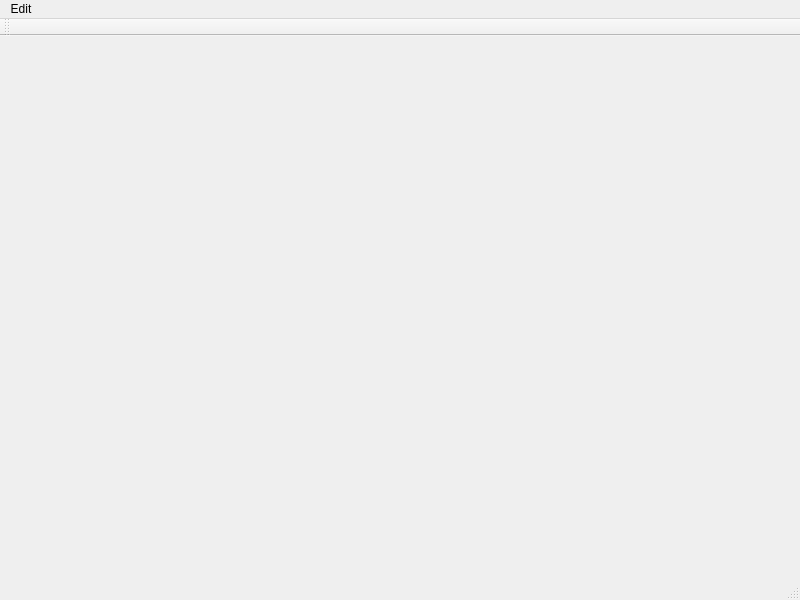
<?xml version="1.0" encoding="UTF-8"?>
<ui version="4.0">
 <class>TextToolDialog</class>
 <widget class="QMainWindow" name="TextToolDialog">
  <property name="geometry">
   <rect>
    <x>0</x>
    <y>0</y>
    <width>800</width>
    <height>600</height>
   </rect>
  </property>
  <property name="windowTitle">
   <string>Text tool</string>
  </property>
  <widget class="QWidget" name="centralwidget"/>
  <widget class="QMenuBar" name="menubar">
   <property name="geometry">
    <rect>
     <x>0</x>
     <y>0</y>
     <width>800</width>
     <height>26</height>
    </rect>
   </property>
   <widget class="QMenu" name="menuEdit">
    <property name="title">
     <string>Edit</string>
    </property>
   </widget>
   <addaction name="menuEdit"/>
  </widget>
  <widget class="QStatusBar" name="statusbar"/>
  <widget class="QToolBar" name="toolBar">
   <property name="windowTitle">
    <string>toolBar</string>
   </property>
   <attribute name="toolBarArea">
    <enum>TopToolBarArea</enum>
   </attribute>
   <attribute name="toolBarBreak">
    <bool>false</bool>
   </attribute>
  </widget>
 </widget>
 <resources/>
 <connections/>
</ui>
